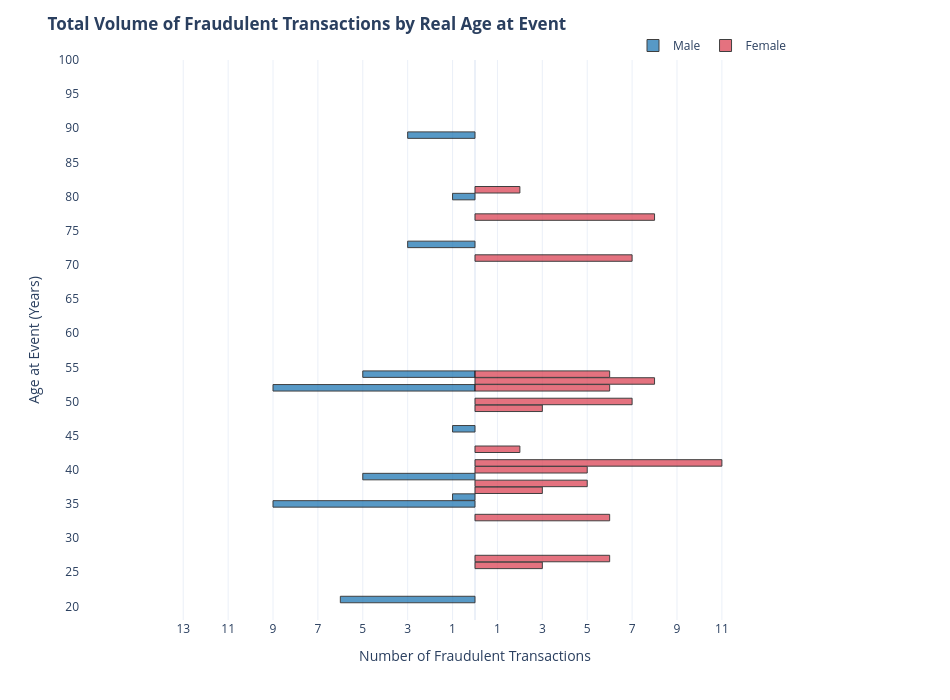

Source (notebook cell):
### Code cell
demographic_fraud_age_pd = demographic_fraud_age_df

demographic_fraud_age_fig = px.bar(
    demographic_fraud_age_pd,
    x="Total_pyramid",
    y="age_at_transaction",
    color="gender",  
    orientation="h",
    color_discrete_map={"Male": "#1F77B4", "Female": "#DB4455"},
    custom_data=["Total"]
)

demographic_fraud_age_fig.update_traces(
    opacity=0.75,
    marker_line_width=1., marker_line_color="#000000",
    hovertemplate="<b>Age: %{y} years old</b><br>Fraudulent Transactions: %{customdata[0]:,}<extra></extra>"
)

max_count = int(demographic_fraud_age_pd["Total"].max())
tick_step = max(1, max_count // 4)
tick_vals = list(range(-max_count - tick_step, max_count + tick_step, tick_step))
tick_text = [str(abs(v)) for v in tick_vals]

demographic_fraud_age_fig.update_layout(
    title="<b>Total Volume of Fraudulent Transactions by Real Age at Event</b>",
    barmode="overlay", bargap=0.05, 
    height=700, width=950, autosize=False,    
    legend=dict(orientation="h", yanchor="bottom", y=1.0, xanchor="left", x=0.7, title=None),
    xaxis=dict(
        title="Number of Fraudulent Transactions",
        tickvals=tick_vals, ticktext=tick_text, 
        range=[-max_count * 1.6, max_count * 1.6]
    ),
    yaxis=dict(title="Age at Event (Years)", type="linear", range=[18, 100], dtick=5),
    template="plotly_white",
)

demographic_fraud_age_fig.show()

### Figure 1 — Plotly figure (JSON) as saved in the notebook; plotly's stock layout.template omitted (floating-point values rounded to 4 significant figures)
{"data": [{"customdata": [[6], [9], [1], [5], [1], [9], [5], [3], [1], [3]], "hovertemplate": "<b>Age: %{y} years old</b><br>Fraudulent Transactions: %{customdata[0]:,}<extra></extra>", "legendgroup": "Male", "marker": {"color": "#1F77B4", "line": {"color": "#000000", "width": 1}, "pattern": {"shape": ""}}, "name": "Male", "opacity": 0.75, "orientation": "h", "showlegend": true, "textposition": "auto", "type": "bar", "x": [-6, -9, -1, -5, -1, -9, -5, -3, -1, -3], "xaxis": "x", "y": [21, 35, 36, 39, 46, 52, 54, 73, 80, 89], "yaxis": "y"}, {"customdata": [[3], [6], [6], [3], [5], [5], [11], [2], [3], [7], [6], [8], [6], [7], [8], [2]], "hovertemplate": "<b>Age: %{y} years old</b><br>Fraudulent Transactions: %{customdata[0]:,}<extra></extra>", "legendgroup": "Female", "marker": {"color": "#DB4455", "line": {"color": "#000000", "width": 1}, "pattern": {"shape": ""}}, "name": "Female", "opacity": 0.75, "orientation": "h", "showlegend": true, "textposition": "auto", "type": "bar", "x": [3, 6, 6, 3, 5, 5, 11, 2, 3, 7, 6, 8, 6, 7, 8, 2], "xaxis": "x", "y": [26, 27, 33, 37, 38, 40, 41, 43, 49, 50, 52, 53, 54, 71, 77, 81], "yaxis": "y"}], "layout": {"autosize": false, "bargap": 0.05, "barmode": "overlay", "height": 700, "legend": {"orientation": "h", "title": {}, "tracegroupgap": 0, "x": 0.7, "xanchor": "left", "y": 1, "yanchor": "bottom"}, "margin": {"t": 60}, "title": {"text": "<b>Total Volume of Fraudulent Transactions by Real Age at Event</b>"}, "width": 950, "xaxis": {"anchor": "y", "domain": [0, 1], "range": [-17.6, 17.6], "ticktext": ["13", "11", "9", "7", "5", "3", "1", "1", "3", "5", "7", "9", "11"], "tickvals": [-13, -11, -9, -7, -5, -3, -1, 1, 3, 5, 7, 9, 11], "title": {"text": "Number of Fraudulent Transactions"}}, "yaxis": {"anchor": "x", "domain": [0, 1], "dtick": 5, "range": [18, 100], "title": {"text": "Age at Event (Years)"}, "type": "linear"}}}
